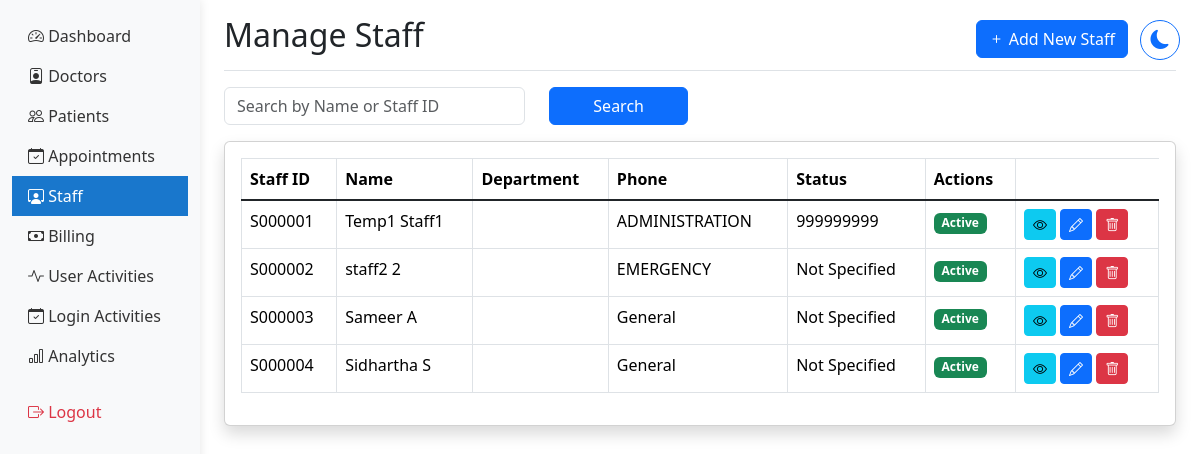
Page /hosp_admin/staff/ (signed in) on the earlier database version.
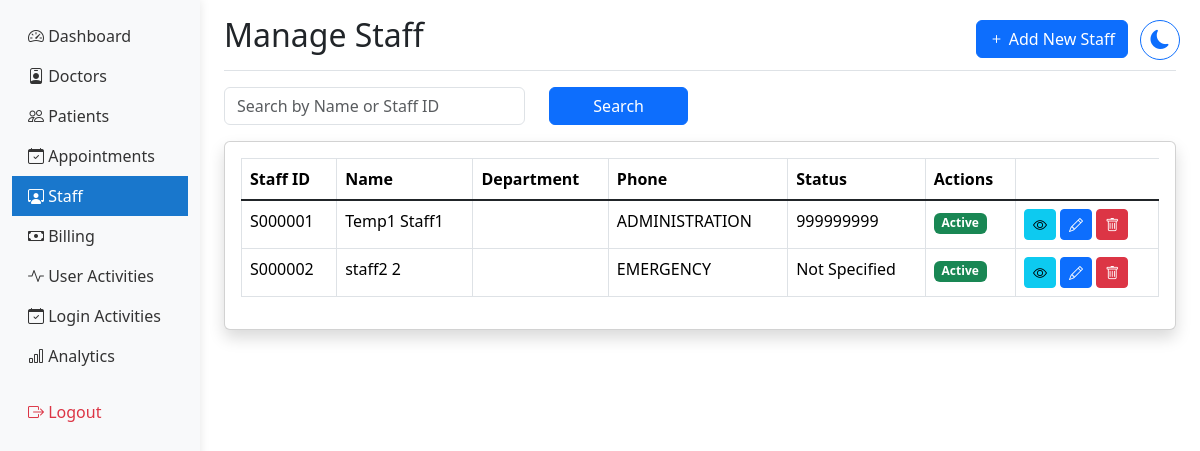
Same page on the later database version.
### hmsapp/models.py (models this page shows, shortened)
class StaffProfile(models.Model):
    user = models.OneToOneField(User, on_delete=models.CASCADE)
    department = models.CharField(max_length=100)
    designation = models.CharField(max_length=100)
    phone_number = models.CharField(max_length=15, validators=[phone_regex])
    address = models.TextField(blank=True)
    staff_id = models.CharField(max_length=7, unique=True, blank=True)
    created_at = models.DateTimeField(auto_now_add=True)
    updated_at = models.DateTimeField(auto_now=True)

### hmsapp/views.py (the view)
# urls.py: path('hosp_admin/staff/', views.manage_staff, name='manage_staff'),
@login_required
@admin_required
def manage_staff(request):
    search_query = request.GET.get('search', '')
    staff_members = StaffProfile.objects.all()
    if search_query:
        staff_members = staff_members.filter(
            Q(staff_id__icontains=search_query) |
            Q(user__first_name__icontains=search_query) |
            Q(user__last_name__icontains=search_query)
        )
    context = {
        'staff_members': staff_members,
        'search_query': search_query,
    }
    return render(request, 'hosp_admin/manage_staff.html', context)

### hmsapp/context_processors.py (called while the page is built)
def base_template(request):
    if request.user.is_authenticated:
        if request.user.groups.filter(name='Doctors').exists():
            base_template = 'doctor/base_doctor.html'
        elif request.user.groups.filter(name='Administrators').exists():
            base_template = 'hosp_admin/base_admin.html'
        else:
            base_template = 'staff/base_staff.html'
    else:
        base_template = 'staff/base_staff.html'
    return {'base_template': base_template}

### hmsapp/templates/hosp_admin/manage_staff.html (shortened to what this page needs)
{% extends 'hosp_admin/base_admin.html' %}
{% load static %}
{% block content %}
<div class="d-flex justify-content-between flex-wrap flex-md-nowrap align-items-center pt-3 pb-2 mb-3 border-bottom">
    <h1 class="h2">Manage Staff</h1>
    <div class="btn-toolbar mb-2 mb-md-0 me-5">
        <button type="button" class="btn btn-primary" data-bs-toggle="modal" data-bs-target="#addStaffModal">
            <i class="bi bi-plus"></i> Add New Staff
        </button>
    </div>
</div>
<div class="mb-3">
    <form id="searchForm" method="GET" action="{% url 'manage_staff' %}">
        <div class="row">
            <div class="col-md-4">
                <input type="text" class="form-control" name="search" placeholder="Search by Name or Staff ID" value="{{ request.GET.search }}">
            </div>
            <div class="col-md-2">
                <button type="submit" class="btn btn-primary w-100">Search</button>
            </div>
        </div>
    </form>
</div>
<div class="card shadow mb-4">
    <div class="card-body">
        <div class="table-responsive">
            <table class="table table-bordered" id="staffTable" width="100%" cellspacing="0">
                <thead>
                    <tr>
                        <th>Staff ID</th>
                        <th>Name</th>
                        <th>Department</th>
                        <th>Phone</th>
                        <th>Status</th>
                        <th>Actions</th>
                    </tr>
                </thead>
                <tbody>
                    {% for staff in staff_members %}
                    <tr>
                        <td>{{ staff.staff_id }}</td>
                        <td>{{ staff.user.get_full_name }}</td>
                        <td>{{ staff.role }}</td>
                        <td>{{ staff.department }}</td>
                        <td>{{ staff.phone_number }}</td>
                        <td>
                            <span class="badge {% if staff.user.is_active %}bg-success{% else %}bg-danger{% endif %}">
                                {{ staff.user.is_active|yesno:"Active,Inactive" }}
                            </span>
                        </td>
                        <td>
                            <button class="btn btn-sm btn-info" onclick="viewStaff('{{ staff.id }}')">
                                <i class="bi bi-eye"></i>
                            </button>
                            <button class="btn btn-sm btn-primary" onclick="editStaff('{{ staff.id }}')">
                                <i class="bi bi-pencil"></i>
                            </button>
                            <button type="button" class="btn btn-sm btn-danger" data-bs-toggle="modal" data-bs-target="#deleteStaff{{ staff.id }}">
                                <i class="bi bi-trash"></i>
                            </button>
                        </td>
                    </tr>
                    {% endfor %}
                </tbody>
            </table>
        </div>
    </div>
</div>
{% endblock %}

Differences in the rows shown:
removed StaffProfile: staff_id "S000003", user.get_full_name "Sameer A", department "General", phone_number "Not Specified", user.is_active "Active"
removed StaffProfile: staff_id "S000004", user.get_full_name "Sidhartha S", department "General", phone_number "Not Specified", user.is_active "Active"
